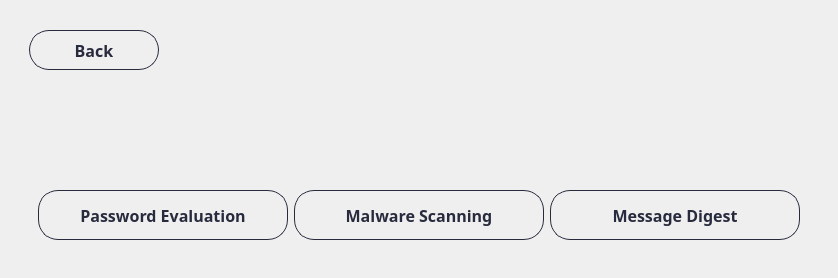
      <widget class="QWidget" name="page_advancedUser">
       <layout class="QHBoxLayout" name="horizontalLayout_9">
        <item alignment="Qt::AlignTop">
         <widget class="QWidget" name="widget_15" native="true">
          <layout class="QVBoxLayout" name="verticalLayout_7">
           <property name="spacing">
            <number>30</number>
           </property>
           <item alignment="Qt::AlignLeft">
            <widget class="QWidget" name="widget_17" native="true">
             <property name="minimumSize">
              <size>
               <width>0</width>
               <height>60</height>
              </size>
             </property>
             <property name="maximumSize">
              <size>
               <width>16777215</width>
               <height>60</height>
              </size>
             </property>
             <layout class="QHBoxLayout" name="horizontalLayout_10">
              <item>
               <widget class="QPushButton" name="btn_backAdvancedUser">
                <property name="minimumSize">
                 <size>
                  <width>130</width>
                  <height>40</height>
                 </size>
                </property>
                <property name="maximumSize">
                 <size>
                  <width>130</width>
                  <height>40</height>
                 </size>
                </property>
                <property name="font">
                 <font>
                  <family>Bahnschrift SemiBold</family>
                  <pointsize>12</pointsize>
                  <weight>75</weight>
                  <bold>true</bold>
                 </font>
                </property>
                <property name="cursor">
                 <cursorShape>PointingHandCursor</cursorShape>
                </property>
                <property name="styleSheet">
                 <string notr="true">QPushButton {    
    border: 1px solid rgba(40,43,61,255) ;
    border-radius: 20px;
    padding: 5px 10px;
	color: rgba(40,43,61,255) ;
}

QPushButton:hover {
    background-color: ;
}
</string>
                </property>
                <property name="text">
                 <string>Back</string>
                </property>
                <property name="icon">
                 <iconset>
                  <normaloff>../icons/icons8-go-back-45.png</normaloff>../icons/icons8-go-back-45.png</iconset>
                </property>
                <property name="iconSize">
                 <size>
                  <width>35</width>
                  <height>35</height>
                 </size>
                </property>
               </widget>
              </item>
             </layout>
            </widget>
           </item>
           <item>
            <widget class="QWidget" name="widget_16" native="true">
             <layout class="QVBoxLayout" name="verticalLayout_8">
              <item alignment="Qt::AlignHCenter">
               <widget class="QLabel" name="image_advancedUser">
                <property name="text">
                 <string/>
                </property>
                <property name="pixmap">
                 <pixmap>../images/advancedUser.png</pixmap>
                </property>
               </widget>
              </item>
             </layout>
            </widget>
           </item>
           <item>
            <widget class="QWidget" name="widget_18" native="true">
             <layout class="QVBoxLayout" name="verticalLayout_65">
              <item alignment="Qt::AlignHCenter|Qt::AlignTop">
               <widget class="QWidget" name="widget_103" native="true">
                <layout class="QHBoxLayout" name="horizontalLayout_43">
                 <item>
                  <widget class="QPushButton" name="btn_password">
                   <property name="minimumSize">
                    <size>
                     <width>250</width>
                     <height>50</height>
                    </size>
                   </property>
                   <property name="maximumSize">
                    <size>
                     <width>250</width>
                     <height>50</height>
                    </size>
                   </property>
                   <property name="font">
                    <font>
                     <family>Bahnschrift SemiBold</family>
                     <pointsize>12</pointsize>
                     <weight>75</weight>
                     <bold>true</bold>
                    </font>
                   </property>
                   <property name="cursor">
                    <cursorShape>PointingHandCursor</cursorShape>
                   </property>
                   <property name="styleSheet">
                    <string notr="true">QPushButton {    
    border: 1px solid rgba(40,43,61,255);
    border-radius: 20px;
    padding: 5px 10px;
	color: rgba(40,43,61,255) ;
}

QPushButton:hover {
    background-color: ;
}
</string>
                   </property>
                   <property name="text">
                    <string>Password Evaluation</string>
                   </property>
                   <property name="icon">
                    <iconset>
                     <normaloff>../icons/icon-password.png</normaloff>../icons/icon-password.png</iconset>
                   </property>
                   <property name="iconSize">
                    <size>
                     <width>35</width>
                     <height>35</height>
                    </size>
                   </property>
                  </widget>
                 </item>
                 <item>
                  <widget class="QPushButton" name="btn_malware">
                   <property name="minimumSize">
                    <size>
                     <width>250</width>
                     <height>50</height>
                    </size>
                   </property>
                   <property name="maximumSize">
                    <size>
                     <width>250</width>
                     <height>50</height>
                    </size>
                   </property>
                   <property name="font">
                    <font>
                     <family>Bahnschrift SemiBold</family>
                     <pointsize>12</pointsize>
                     <weight>75</weight>
                     <bold>true</bold>
                    </font>
                   </property>
                   <property name="cursor">
                    <cursorShape>PointingHandCursor</cursorShape>
                   </property>
                   <property name="styleSheet">
                    <string notr="true">QPushButton {    
    border: 1px solid rgba(40,43,61,255);
    border-radius: 20px;
    padding: 5px 10px;
	color: rgba(40,43,61,255) ;
}

QPushButton:hover {
    background-color: ;
}
</string>
                   </property>
                   <property name="text">
                    <string>Malware Scanning</string>
                   </property>
                   <property name="icon">
                    <iconset>
                     <normaloff>../icons/icon-malware.png</normaloff>../icons/icon-malware.png</iconset>
                   </property>
                   <property name="iconSize">
                    <size>
                     <width>35</width>
                     <height>35</height>
                    </size>
                   </property>
                  </widget>
                 </item>
                 <item>
                  <widget class="QPushButton" name="btn_MSdigest">
                   <property name="minimumSize">
                    <size>
                     <width>250</width>
                     <height>50</height>
                    </size>
                   </property>
                   <property name="maximumSize">
                    <size>
                     <width>250</width>
                     <height>50</height>
                    </size>
                   </property>
                   <property name="font">
                    <font>
                     <family>Bahnschrift SemiBold</family>
                     <pointsize>12</pointsize>
                     <weight>75</weight>
                     <bold>true</bold>
                    </font>
                   </property>
                   <property name="cursor">
                    <cursorShape>PointingHandCursor</cursorShape>
                   </property>
                   <property name="styleSheet">
                    <string notr="true">QPushButton {    
    border: 1px solid rgba(40,43,61,255);
    border-radius: 20px;
    padding: 5px 10px;
    color: rgba(40,43,61,255) ;
}

QPushButton:hover {
    background-color: ;
}
</string>
                   </property>
                   <property name="text">
                    <string>Message Digest</string>
                   </property>
                   <property name="icon">
                    <iconset>
                     <normaloff>../icons/icon-digest.png</normaloff>../icons/icon-digest.png</iconset>
                   </property>
                   <property name="iconSize">
                    <size>
                     <width>35</width>
                     <height>35</height>
                    </size>
                   </property>
                  </widget>
                 </item>
                </layout>
               </widget>
              </item>
             </layout>
            </widget>
           </item>
          </layout>
         </widget>
        </item>
       </layout>
      </widget>
